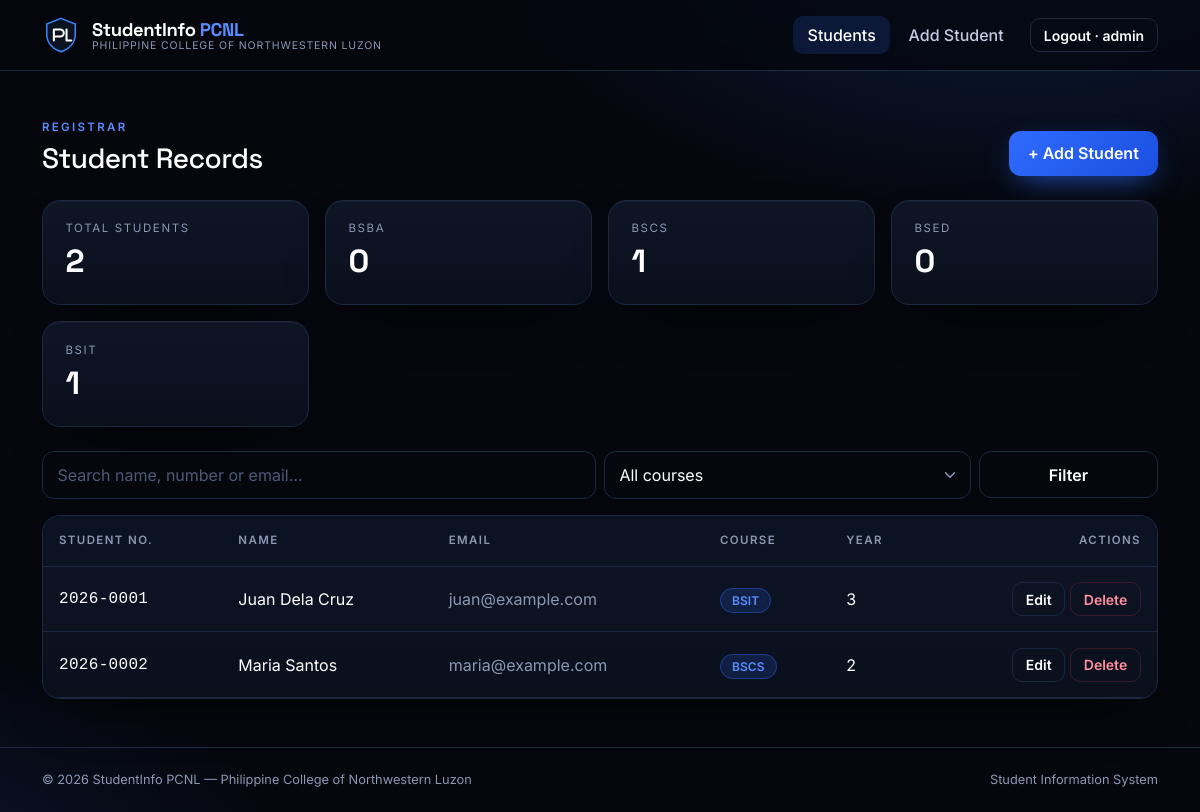
/students.php (signed in), run on the app's committed database.
### tables this page shows
CREATE TABLE students (
    id INT AUTO_INCREMENT PRIMARY KEY,
    user_id INT NOT NULL UNIQUE,
    student_no VARCHAR(9) NOT NULL UNIQUE,
    full_name VARCHAR(100) NOT NULL,
    email VARCHAR(100) NOT NULL UNIQUE,
    course_id INT NOT NULL,
    year_level TINYINT NOT NULL,
    address VARCHAR(200) NULL,
    FOREIGN KEY (user_id) REFERENCES users(id) ON DELETE CASCADE,
    FOREIGN KEY (course_id) REFERENCES courses(id)
);

CREATE TABLE courses (
    id INT AUTO_INCREMENT PRIMARY KEY,
    code VARCHAR(10) NOT NULL UNIQUE,
    name VARCHAR(100) NOT NULL
);

### config.php (called while the page is built, shortened)
<?php
function e($text): string
{
    return htmlspecialchars((string) $text, ENT_QUOTES, 'UTF-8');
}

### students.php (the view, shortened to what this page needs)
<?php
require 'config.php';
$sql = 'SELECT s.*, c.code FROM students s JOIN courses c ON s.course_id = c.id';
$params = [];
$stmt = $db->prepare($sql . ' ORDER BY s.student_no');
$stmt->execute($params);
$students = $stmt->fetchAll();
$total = (int) $db->query('SELECT COUNT(*) FROM students')->fetchColumn();
$perCourse = $db->query('SELECT c.code, COUNT(s.id) n FROM courses c LEFT JOIN students s ON s.course_id = c.id GROUP BY c.id ORDER BY c.code')->fetchAll();
include 'header.php';
?>
<div class="d-flex flex-wrap justify-content-between align-items-end gap-3 mb-4">
    <div>
        <p class="eyebrow">Registrar</p>
        <h1 class="h3 mb-0">Student Records</h1>
    </div>
    <a href="student_form.php" class="btn btn-pcnl">+ Add Student</a>
</div>
<div class="row g-3 mb-4">
    <div class="col-6 col-lg-3"><div class="pcnl-card stat"><span>Total students</span><strong><?= $total ?></strong></div></div>
    <?php foreach ($perCourse as $pc): ?>
        <div class="col-6 col-lg-3"><div class="pcnl-card stat"><span><?= e($pc['code']) ?></span><strong><?= (int) $pc['n'] ?></strong></div></div>
    <?php endforeach; ?>
</div>
<form method="get" class="row g-2 mb-3">
    <div class="col-12 col-md-6"><input type="search" id="searchBox" class="form-control" placeholder="Search name, number or email…"></div>
    <div class="col-8 col-md-4">
        <select name="course" class="form-select">
            <option value="0">All courses</option>
        </select>
    </div>
    <div class="col-4 col-md-2"><button class="btn btn-pcnl-outline w-100">Filter</button></div>
</form>
<div class="pcnl-card p-0 overflow-hidden">
<div class="table-responsive">
<table class="table pcnl-table mb-0" id="studentTable">
    <thead><tr><th>Student No.</th><th>Name</th><th>Email</th><th>Course</th><th>Year</th><th class="text-end">Actions</th></tr></thead>
    <tbody>
    <?php foreach ($students as $s): ?>
        <tr>
            <td class="mono"><?= e($s['student_no']) ?></td>
            <td><?= e($s['full_name']) ?></td>
            <td class="text-muted"><?= e($s['email']) ?></td>
            <td><span class="badge-pcnl"><?= e($s['code']) ?></span></td>
            <td><?= (int) $s['year_level'] ?></td>
            <td class="text-end text-nowrap">
                <a href="student_form.php?id=<?= (int) $s['id'] ?>" class="btn btn-sm btn-pcnl-outline">Edit</a>
                <form method="post" action="student_delete.php" class="d-inline" data-confirm="Delete this student and their account?">
                    <button class="btn btn-sm btn-pcnl-danger">Delete</button>
                </form>
            </td>
        </tr>
    <?php endforeach; ?>
    </tbody>
</table>
</div>
</div>
<?php include 'footer.php'; ?>

### style.css (style rules this page uses)
:root { --black: #05070d; --ink: #0a0f1c; --panel: #0e1526; --line: #1c2740; --blue: #2f6bff; --blue-soft: #5b8cff; --white: #ffffff; --muted: #8b97b3; --radius: 18px; }
html, body { min-height: 100%; }
body { font-family: 'Inter', system-ui, sans-serif; color: var(--white); background: radial-gradient(900px 500px at 85% -10%, rgba(47,107,255,.22), transparent 60%), radial-gradient(700px 420px at -10% 110%, rgba(47,107,255,.14), transparent 60%), var(--black); background-attachment: fixed; display: flex; flex-direction: column; }
h1, h2, h3, h4, .h3, .h4, .pcnl-brand strong { font-family: 'Space Grotesk', 'Inter', sans-serif; letter-spacing: -.02em; }
a { color: var(--blue-soft); text-decoration: none; }
.text-muted, .form-text { color: var(--muted) !important; }
.mono { font-family: ui-monospace, 'SFMono-Regular', monospace; letter-spacing: .02em; }
.pcnl-card { background: linear-gradient(180deg, var(--panel), var(--ink)); border: 1px solid var(--line); border-radius: var(--radius); padding: 2rem; box-shadow: 0 24px 60px -30px rgba(0,0,0,.9), inset 0 1px 0 rgba(255,255,255,.04); }
.eyebrow { color: var(--blue-soft); font-size: .72rem; font-weight: 600; letter-spacing: .2em; text-transform: uppercase; margin-bottom: .35rem; }
.form-control, .form-select { background-color: var(--black); color: var(--white); border: 1px solid var(--line); border-radius: 12px; padding: .7rem .9rem; }
.form-control::placeholder { color: #4d5a78; }
.form-select option { background: var(--ink); }
.btn { border-radius: 12px; font-weight: 600; padding: .65rem 1.2rem; transition: all .2s ease; }
.btn-sm { padding: .35rem .8rem; border-radius: 10px; }
.btn-pcnl { color: var(--white); background: linear-gradient(135deg, var(--blue), #1b4fe0); border: 0; box-shadow: 0 10px 30px -10px rgba(47,107,255,.8); }
.btn-pcnl-outline { color: var(--white); background: transparent; border: 1px solid var(--line); }
.btn-pcnl-danger { color: #ff8e9b; background: transparent; border: 1px solid #3a1a26; }
.pcnl-table { --bs-table-bg: transparent; --bs-table-color: var(--white); --bs-table-hover-bg: rgba(47,107,255,.08); --bs-table-hover-color: var(--white); color: var(--white); }
.pcnl-table thead th { background: #0b1222; color: var(--muted); font-size: .72rem; font-weight: 600; letter-spacing: .12em; text-transform: uppercase; border-bottom: 1px solid var(--line); padding: 1rem; }
.pcnl-table td { padding: .95rem 1rem; border-color: var(--line); vertical-align: middle; }
.badge-pcnl { background: rgba(47,107,255,.16); color: var(--blue-soft); border: 1px solid rgba(47,107,255,.4); border-radius: 999px; padding: .25rem .7rem; font-size: .75rem; font-weight: 600; }
.stat { padding: 1.2rem 1.4rem; }
.stat span { display: block; color: var(--muted); font-size: .72rem; letter-spacing: .14em; text-transform: uppercase; }
.stat strong { font-family: 'Space Grotesk', sans-serif; font-size: 2rem; }

### data on the page
students: student_no "2026-0001", full_name "Juan Dela Cruz", email "juan@example.com", course.code "BSIT", year_level "3"
students: student_no "2026-0002", full_name "Maria Santos", email "maria@example.com", course.code "BSCS", year_level "2"

### other printed values
APP_SCHOOL "PHILIPPINE COLLEGE OF NORTHWESTERN LUZON"
$_SESSION['username'] "admin"
$total "2"
$pc['code'] "BSBA"
$pc['n'] "0"
$pc['code'] "BSCS"
$pc['n'] "1"
$pc['code'] "BSED"
$pc['code'] "BSIT"
APP_NAME "StudentInfo PCNL"
APP_SCHOOL "Philippine College of Northwestern Luzon"
